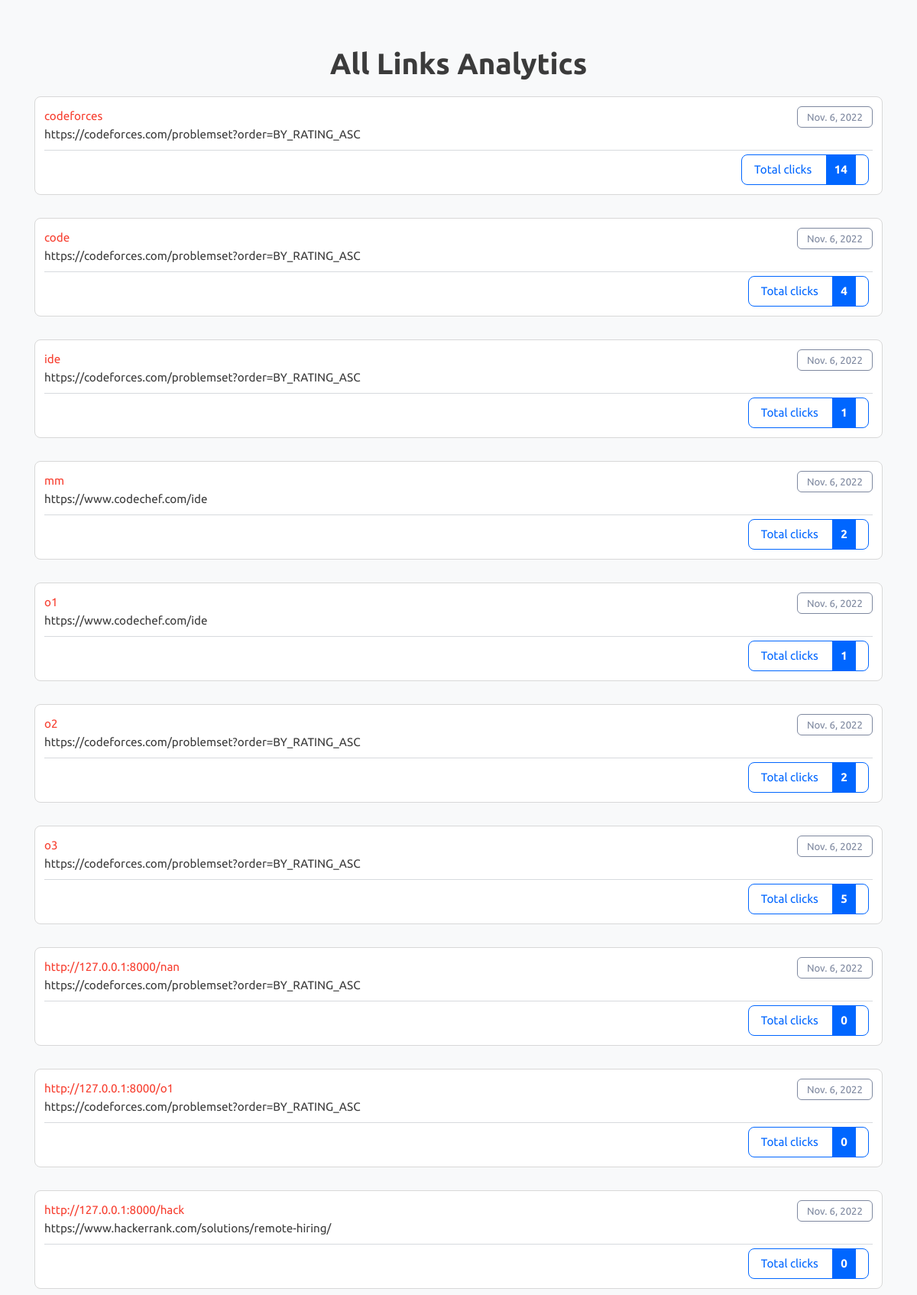
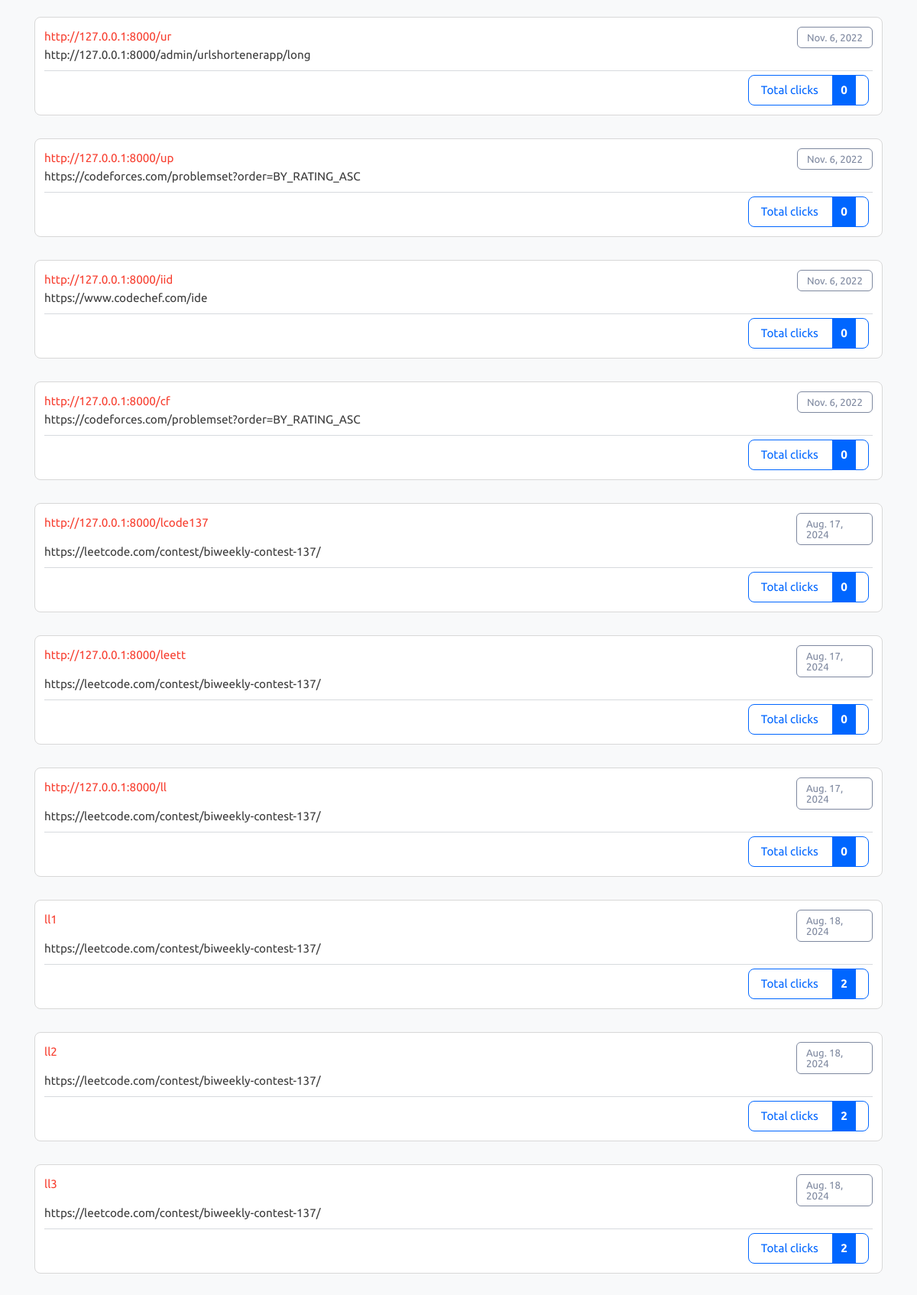
The app's page /analytics (upper part) with its own data (2 pictures, top to bottom).
### urlshortenerapp/models.py (models this page shows)
class Long(models.Model):
    longurl=models.URLField(max_length=500)
    custom_name=models.CharField(max_length=50,unique=True)
    created_date=models.DateField(auto_now_add=True)
    visit_count=models.IntegerField(default=0)

### urlshortenerapp/views.py (the view)
# urls.py: path('analytics', views.analytics),
def analytics(request):
    rows=Long.objects.all()
    context={
        "rows":rows
    }
    return render(request,"analytics.html",context)

### urlshortenerapp/templates/analytics.html (shortened to what this page needs)
{% load static %}
<!DOCTYPE html>
<html lang="en" class="">
<head>
	<link rel="stylesheet" href="{% static 'bootstrap.min.css' %}" type="text/css" media="screen">
	<link rel="stylesheet" href="{% static 'style.css' %}" type="text/css" media="screen">
</head>
<body class="pace-done lout_stats30">
	<main id="content" role="main" class="wyniki wyniki_all">
		<div class="container">
			<div class="row">
				<div class="col-12 page_log_in mt-0">
					<h2 class="h1" style="text-align: center;">All Links Analytics</h2>
				</div>
				{% for obj in rows %}
				<div class="url_options url_stats_o" id="1">
					<p class="data_link">{{ obj.created_date }}</p>
					<p class="url_link">
						{{ obj.longurl }}
					</p>
					<p id="link" class="link_element">
						<a href="/redirect/{{ obj.custom_name }}" class="short_url_l" target="blank">
							{{ obj.custom_name }}</a>
					</p>
					<div class="stats_total btn-cutt click_stats btn_norm">
						<div>Total clicks <strong class="allClicks">{{ obj.visit_count }}</strong></div>
					</div>
				</div>
				{% endfor %}
			</div>
		</div>
	</main>
</body>
</html>

### records on screen
Long: created_date "Nov. 6, 2022", longurl "https://codeforces.com/problemset?order=BY_RATING_ASC", custom_name "codeforces", visit_count "14"
Long: created_date "Nov. 6, 2022", longurl "https://codeforces.com/problemset?order=BY_RATING_ASC", custom_name "code", visit_count "4"
Long: created_date "Nov. 6, 2022", longurl "https://codeforces.com/problemset?order=BY_RATING_ASC", custom_name "ide", visit_count "1"
Long: created_date "Nov. 6, 2022", longurl "https://www.codechef.com/ide", custom_name "mm", visit_count "2"
Long: created_date "Nov. 6, 2022", longurl "https://www.codechef.com/ide", custom_name "o1", visit_count "1"
Long: created_date "Nov. 6, 2022", longurl "https://codeforces.com/problemset?order=BY_RATING_ASC", custom_name "o2", visit_count "2"
Long: created_date "Nov. 6, 2022", longurl "https://codeforces.com/problemset?order=BY_RATING_ASC", custom_name "o3", visit_count "5"
Long: created_date "Nov. 6, 2022", longurl "https://codeforces.com/problemset?order=BY_RATING_ASC", custom_name "http://127.0.0.1:8000/nan", visit_count "0"
Long: created_date "Nov. 6, 2022", longurl "https://codeforces.com/problemset?order=BY_RATING_ASC", custom_name "http://127.0.0.1:8000/o1", visit_count "0"
Long: created_date "Nov. 6, 2022", longurl "https://www.hackerrank.com/solutions/remote-hiring/", custom_name "http://127.0.0.1:8000/hack", visit_count "0"
Long: created_date "Nov. 6, 2022", longurl "http://127.0.0.1:8000/admin/urlshortenerapp/long", custom_name "http://127.0.0.1:8000/ur", visit_count "0"
Long: created_date "Nov. 6, 2022", longurl "https://codeforces.com/problemset?order=BY_RATING_ASC", custom_name "http://127.0.0.1:8000/up", visit_count "0"
Long: created_date "Nov. 6, 2022", longurl "https://www.codechef.com/ide", custom_name "http://127.0.0.1:8000/iid", visit_count "0"
Long: created_date "Nov. 6, 2022", longurl "https://codeforces.com/problemset?order=BY_RATING_ASC", custom_name "http://127.0.0.1:8000/cf", visit_count "0"
Long: created_date "Aug. 17, 2024", longurl "https://leetcode.com/contest/biweekly-contest-137/", custom_name "http://127.0.0.1:8000/lcode137", visit_count "0"
Long: created_date "Aug. 17, 2024", longurl "https://leetcode.com/contest/biweekly-contest-137/", custom_name "http://127.0.0.1:8000/leett", visit_count "0"
Long: created_date "Aug. 17, 2024", longurl "https://leetcode.com/contest/biweekly-contest-137/", custom_name "http://127.0.0.1:8000/ll", visit_count "0"
Long: created_date "Aug. 18, 2024", longurl "https://leetcode.com/contest/biweekly-contest-137/", custom_name "ll1", visit_count "2"
Long: created_date "Aug. 18, 2024", longurl "https://leetcode.com/contest/biweekly-contest-137/", custom_name "ll2", visit_count "2"
Long: created_date "Aug. 18, 2024", longurl "https://leetcode.com/contest/biweekly-contest-137/", custom_name "ll3", visit_count "2"
